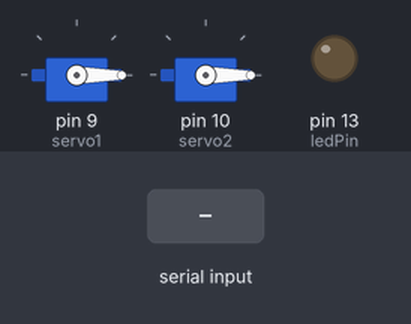
This sketch was run on a simulated Arduino Uno, built with avr-gcc and run on an emulated ATmega328P. On the bench: 2 × servo, output pins drawn as LEDs (lit = HIGH). The test bench sets the inputs (shaded band).

Above: at 1.2 s.
1.3 s: "1" received over Serial
At 2.2 s:
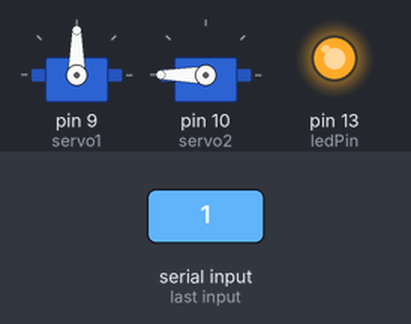
2.8 s: "0" received over Serial
At 3.4 s:
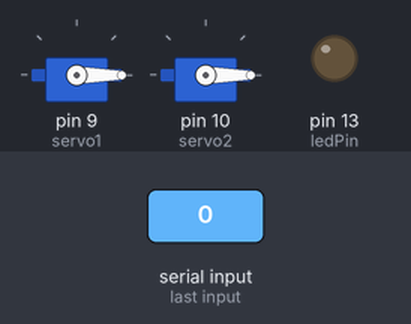
Timing chart, 0 to 5.8 s (numbered marks = the images above; inputs shaded):
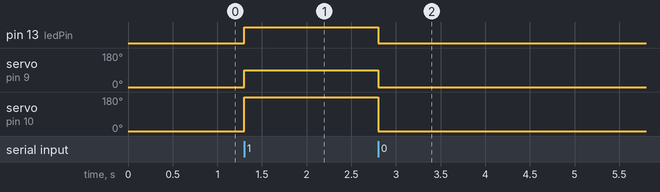

The sketch:

garbageSeparator.ino
```cpp
#include <Servo.h>

int ledPin = 13;  // LED connected to digital pin 13
Servo servo1;
Servo servo2;

void setup() {
  Serial.begin(9600);
  pinMode(ledPin, OUTPUT);
  servo1.attach(9);  // Attach servo to pin 9
  servo2.attach(10); // Attach servo to pin 10
  servo1.write(0); // Set the first servo angle
    servo2.write(0); // Set the second servo angle

    delay(15); // Delay to allow the servo to reach the desired position
}

void loop() {
  if (Serial.available() > 0) {
    char command = Serial.read();
    if (command == '1') {
      digitalWrite(ledPin, HIGH);
      servo1.write(90); // Set the first servo angle
    servo2.write(180); // Set the second servo angle

    delay(15); // Delay to allow the servo to reach the desired position
    } else if (command == '0') {
      digitalWrite(ledPin, LOW);
      servo1.write(0); // Set the first servo angle
    servo2.write(0); // Set the second servo angle

    delay(15); // Delay to allow the servo to reach the desired position
    }
  }
}
```

Measured:
- after the input at 1.3 s, pin 13 (ledPin): LOW → HIGH at once; servo on pin 9 (servo1): 0° → 90° at once; servo on pin 10 (servo2): 0° → 180° at once
- after the input at 2.8 s, pin 13 (ledPin): HIGH → LOW at once; servo on pin 9 (servo1): 90° → 0° at once; servo on pin 10 (servo2): 180° → 0° at once
